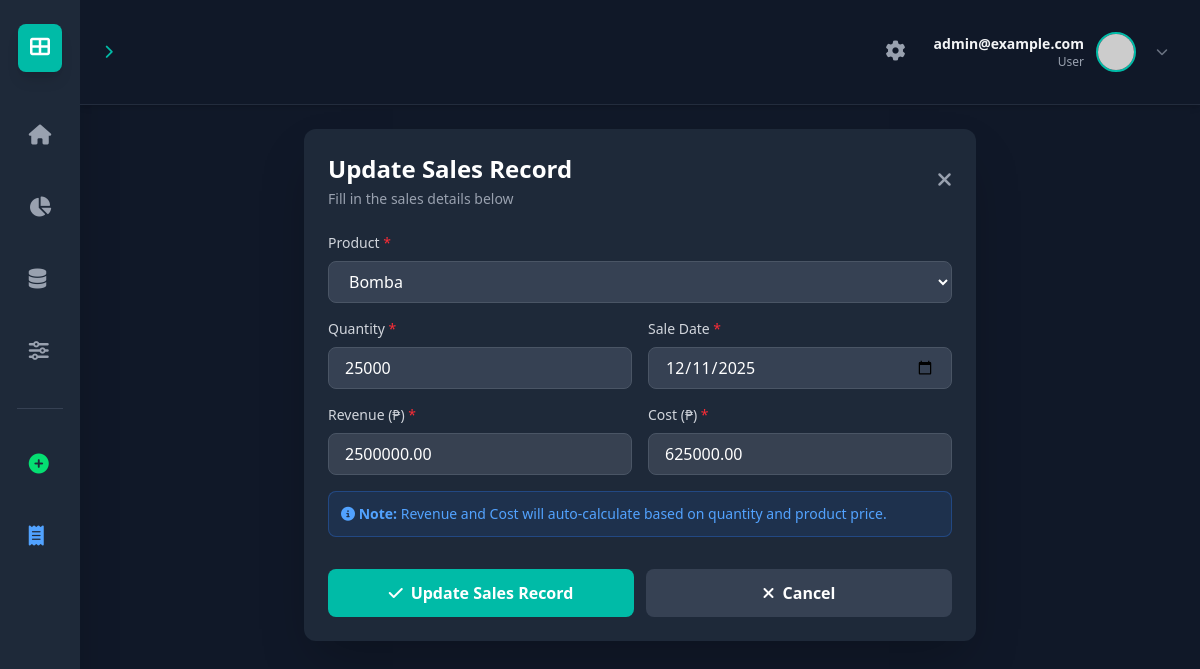
The page /salesdata/3512/update/ (signed in) on the database its author committed.
### dashboard/models.py (models this page shows, shortened)
class SalesData(models.Model):
    product = models.ForeignKey(Product, on_delete=models.CASCADE, related_name='sales')
    date = models.DateField(default=timezone.now)
    quantity = models.IntegerField()
    revenue = models.DecimalField(max_digits=12, decimal_places=2)
    cost = models.DecimalField(max_digits=12, decimal_places=2)
    profit = models.DecimalField(max_digits=12, decimal_places=2)
    class Meta:
        ordering = ['-date']
        verbose_name_plural = "Sales Data"

### dashboard/views.py (the view)
# urls.py: path('salesdata/<int:pk>/update/', views.salesdata_update, name='salesdata_update'),
@login_required(login_url='login')
def salesdata_update(request, pk):
    salesdata = get_object_or_404(SalesData, pk=pk)
    if request.method == 'POST':
        form = SalesDataForm(request.POST, instance=salesdata)
        if form.is_valid():
            sales = form.save()
            messages.success(request, 'Sales record updated successfully!')
            return redirect('data')
        else:
            messages.error(request, 'Error updating sales record. Please check the form.')
    else:
        form = SalesDataForm(instance=salesdata)
    context = {
        'form': form,
        'salesdata': salesdata,
        'action': 'Update',
        'products': Product.objects.all(),
    }
    return render(request, 'dashboard/salesdata_form.html', context)

### dashboard/models.py (called while the page is built)
    def __str__(self):
        return self.name

### dashboard/templates/dashboard/salesdata_form.html (shortened to what this page needs)
{% extends 'dashboard/base.html' %}
{% block content %}
<div class="max-w-2xl mx-auto">
    <div class="bg-gray-800 rounded-xl shadow-2xl p-6">
        <div class="flex items-center justify-between mb-6">
            <div>
                <h2 class="text-2xl font-bold text-white">{{ action }} Sales Record</h2>
                <p class="text-gray-400 text-sm mt-1">Fill in the sales details below</p>
            </div>
            <a href="{% url 'data' %}" class="text-gray-400 hover:text-white transition-colors">
                <i class="fas fa-times text-xl"></i>
            </a>
        </div>
        <form method="POST" class="space-y-4">
            <div>
                <label class="block text-gray-300 text-sm font-medium mb-2">
                    {{ form.product.label }}
                    <span class="text-red-500">*</span>
                </label>
                {{ form.product }}
            </div>
            <div class="grid grid-cols-2 gap-4">
                <div>
                    <label class="block text-gray-300 text-sm font-medium mb-2">
                        {{ form.quantity.label }}
                        <span class="text-red-500">*</span>
                    </label>
                    {{ form.quantity }}
                </div>
                <div>
                    <label class="block text-gray-300 text-sm font-medium mb-2">
                        {{ form.date.label }}
                        <span class="text-red-500">*</span>
                    </label>
                    {{ form.date }}
                </div>
            </div>
            <div class="grid grid-cols-2 gap-4">
                <div>
                    <label class="block text-gray-300 text-sm font-medium mb-2">
                        {{ form.revenue.label }}
                        <span class="text-red-500">*</span>
                    </label>
                    {{ form.revenue }}
                </div>
                <div>
                    <label class="block text-gray-300 text-sm font-medium mb-2">
                        {{ form.cost.label }}
                        <span class="text-red-500">*</span>
                    </label>
                    {{ form.cost }}
                </div>
            </div>
            <div class="bg-blue-500/10 border border-blue-500/30 rounded-lg p-3 mb-4">
                <p class="text-blue-400 text-sm">
                    <i class="fas fa-info-circle"></i>
                    <strong>Note:</strong> Revenue and Cost will auto-calculate based on quantity and product price.
                </p>
            </div>
            <div class="flex gap-3 pt-4">
                <button type="submit" class="flex-1 bg-teal-500 hover:bg-teal-600 text-white font-semibold py-3 px-6 rounded-lg transition-colors duration-200 flex items-center justify-center gap-2">
                    <i class="fas fa-check"></i>
                    {{ action }} Sales Record
                </button>
                <a href="{% url 'data' %}" class="flex-1 bg-gray-700 hover:bg-gray-600 text-white font-semibold py-3 px-6 rounded-lg transition-colors duration-200 flex items-center justify-center gap-2">
                    <i class="fas fa-times"></i>
                    Cancel
                </a>
            </div>
        </form>
    </div>
</div>
{% endblock %}

### dashboard/templates/dashboard/base.html (shortened to what this page needs)
{% load static tailwind_tags %}
<!DOCTYPE html>
<html lang="en">
<head>
    <link rel="stylesheet" href="https://cdnjs.cloudflare.com/ajax/libs/font-awesome/6.4.0/css/all.min.css">
    {% tailwind_css %}
</head>
<body class="bg-gray-900 min-h-screen flex text-gray-200 font-sans">
    <nav class="w-20 bg-gray-800 flex flex-col items-center py-6 shadow-2xl z-10">
        <div class="p-3 bg-teal-500 rounded-lg text-white mb-10 shadow-lg">
            <i class="fas fa-th-large text-xl"></i>
        </div>
        <div class="flex flex-col gap-6">
            <a href="{% url 'sales' %}" class="nav-item p-3 rounded-lg transition-all duration-200
                {% if active_page == 'sales' %}bg-teal-500 text-white shadow-lg{% else %}text-gray-400 hover:bg-gray-700 hover:text-white{% endif %}"
                title="Dashboard">
                <i class="fas fa-home text-xl"></i>
            </a>
            <a href="{% url 'market' %}" class="nav-item p-3 rounded-lg transition-all duration-200
                {% if active_page == 'market' %}bg-teal-500 text-white shadow-lg{% else %}text-gray-400 hover:bg-gray-700 hover:text-white{% endif %}"
                title="Market Share">
                <i class="fas fa-chart-pie text-xl"></i>
            </a>
            <a href="{% url 'data' %}" class="nav-item p-3 rounded-lg transition-all duration-200
                {% if active_page == 'data' %}bg-teal-500 text-white shadow-lg{% else %}text-gray-400 hover:bg-gray-700 hover:text-white{% endif %}"
                title="Sales Data">
                <i class="fas fa-database text-xl"></i>
            </a>
            <a href="{% url 'eval' %}" class="nav-item p-3 rounded-lg transition-all duration-200
                {% if active_page == 'eval' %}bg-teal-500 text-white shadow-lg{% else %}text-gray-400 hover:bg-gray-700 hover:text-white{% endif %}"
                title="Model Evaluation">
                <i class="fas fa-sliders-h text-xl"></i>
            </a>
            <div class="border-t border-gray-700 my-2"></div>
            <a href="{% url 'product_create' %}" class="nav-item p-3 rounded-lg transition-all duration-200
                text-green-400 hover:bg-gray-700 hover:text-green-300"
                title="Add Product">
                <i class="fas fa-plus-circle text-xl"></i>
            </a>
            <a href="{% url 'salesdata_create' %}" class="nav-item p-3 rounded-lg transition-all duration-200
                text-blue-400 hover:bg-gray-700 hover:text-blue-300"
                title="Add Sales Record">
                <i class="fas fa-receipt text-xl"></i>
            </a>
        </div>
    </nav>
    <main class="flex-1 flex flex-col overflow-hidden">
        <header class="bg-gray-900 border-b border-gray-700/50 p-6 flex justify-between items-center shadow-md relative z-20">
    <div class="flex items-center space-x-2 text-xl font-medium text-white">
        <i class="fas fa-chevron-right text-teal-500 text-sm"></i>
    </div>
    <div class="flex items-center gap-3">
        <button onclick="toggleSettings()" class="p-2 rounded-lg text-gray-400 hover:bg-gray-800 hover:text-white transition-all duration-200">
            <i class="fas fa-cog text-xl"></i>
        </button>
        <div class="relative">
            <button id="user-menu-button" onclick="toggleProfileMenu()" class="flex items-center space-x-3 focus:outline-none bg-transparent hover:bg-gray-800 p-2 rounded-lg transition-colors duration-200">
                <div class="text-right hidden md:block">
                    <div class="font-semibold text-gray-100 text-sm">
                        {% if user.first_name %}
                            {{ user.first_name }} {{ user.last_name }}
                        {% else %}
                            {{ user.username }}
                        {% endif %}
                    </div>
                    <div class="text-xs text-gray-400">User</div>
                </div>
                <img src="https://ui-avatars.com/api/?name={% if user.first_name %}{{ user.first_name }}+{{ user.last_name }}{% else %}{{ user.username }}{% endif %}&background=00c2a2&color=fff"
                     class="h-10 w-10 rounded-full border-2 border-teal-500" alt="User">
                <i class="fas fa-chevron-down text-gray-500 text-xs ml-2 transition-transform duration-200" id="menu-arrow"></i>
            </button>
        </div>
    </div>
</header>
        <div class="flex-1 p-6 overflow-y-auto">
            {% block content %}{% endblock %}
        </div>
    </main>
</body>
</html>

### rows shown on the page
SalesData: product "Bomba", quantity "25000", date "12/11/2025", revenue "2500000.00", cost "625000.00"

### other values the page prints
{{ user.username }} "admin@example.com"
{{ action }} "Update"
